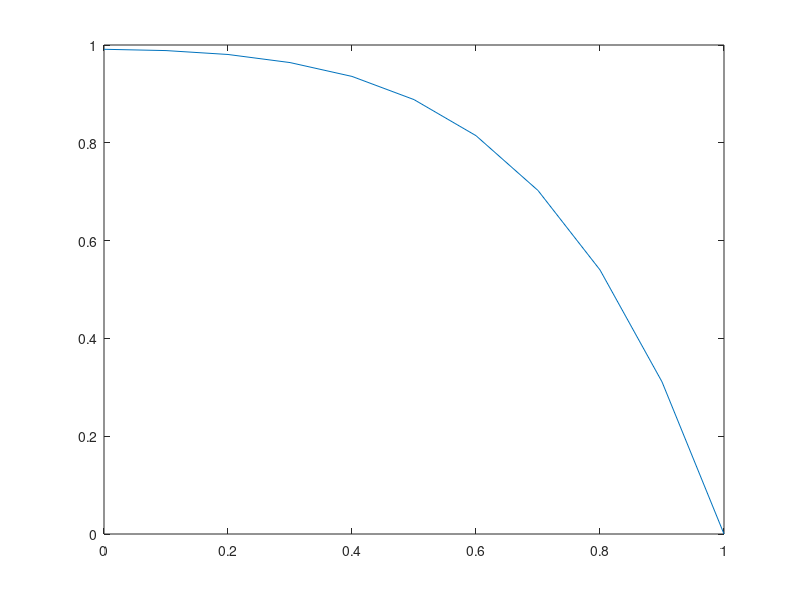

Reproduce this figure in MATLAB.
function hw_10_1
% 1-D heat equation using the FTCS method
xStart = 0.0; xStop = 1.0; 
dx = 0.1; J = (xStop-xStart)/dx + 1;
x = linspace(xStart,xStop,J)'; 
dt = 0.05; time = 0.0; tStop = 1.0;
alpha = 0.1; r = alpha*dt/dx^2; S = 1.0;

f = zeros(J,2);   % initial condition f(:,1) - old; f(:,2) - new
plot(x,f(:,2)); %hold on; 
xlabel('x'), ylabel('f'), grid on
title '1D heat equation with the FTCS method'

while (time < tStop)
    f(1,2) = (1-2*r)*f(1,1) + 2*r*f(2,1)+S*dt; f(J,:) = 0.0; % Boundary conditions
    f(2:J-1,2) = r*f(1:J-2,1) + (1-2*r)*f(2:J-1,1) + r*f(3:J,1) + S*dt;
    %plot(x,f(:,2)); pause(0.1);
    time = time + dt;
    f(:,1) = f(:,2);
end
plot(x,f(:,2));
end

 